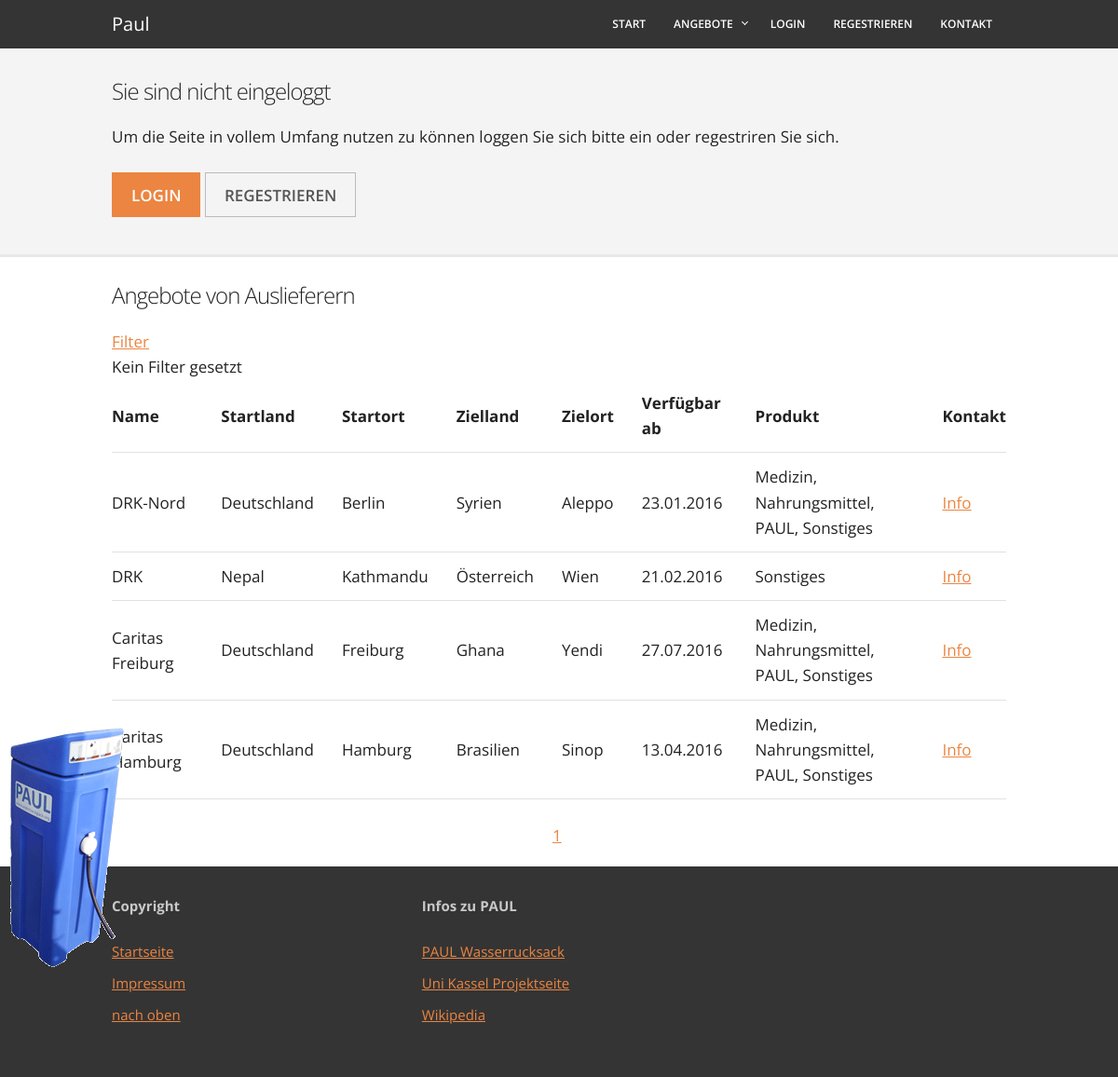
Screenshot of /showOffer/deliverAngebotAuflisten.php with the database file from the repository.
### tables this page shows
CREATE TABLE `deliverer_offer` (
  `ID` int(11) NOT NULL,
  `offerer` char(50) NOT NULL,
  `eMail` char(50) NOT NULL,
  `startCountry` int(11) NOT NULL,
  `startVillage` char(50) NOT NULL,
  `destinationCountry` int(11) NOT NULL,
  `destinationVillage` char(50) NOT NULL,
  `startDate` date NOT NULL,
  `endDate` date NOT NULL,
  `responsibleAcc` int(11) NOT NULL,
  `textField` varchar(3500) DEFAULT NULL
);

CREATE TABLE `countries` (
  `ID` int(11) NOT NULL,
  `abbreviation` char(6) NOT NULL,
  `countryName` char(20) NOT NULL
);

### showOffer/filterDelivererlistFunction.php (called while the page is built, shortened)
<?php
$sqlStatement = "SELECT do.id, do.offerer, c1.countryName as startCountry, do.startVillage, c2.countryName as destCountry, do.destinationVillage, do.startDate, prod.pr "
                          . "FROM "
                          . "(SELECT p.productname as pr, d.ID "
                          . "FROM productsdelivererjoin pdj "
                          . "join products p on pdj.ID_product = p.ID "
                          . "join deliverer_offer d on pdj.ID_delivererOffer = d.ID) prod, deliverer_offer do "
                          . "join countries c1 on do.startCountry = c1.id "
                          . "join countries c2 on do.destinationCountry = c2.ID "
                          . "WHERE prod.ID = do.ID "
                          . "AND endDate >= Curdate() ";
function filterNone(){
    global $sqlStatement;
    return $sqlStatement;
}
function setLimit($startAt, $rowPerPage){
    return " ORDER BY do.ID LIMIT $startAt, $rowPerPage";
}

### includes/functions.php (the view, shortened to what this page needs)
<?php
function reformDatetoNormal($date) {
    return (new DateTime($date))->format('d.m.Y');
}
function getDBEntryCount($table) {
    global $db;
    $statement = "Select count(*) cnt FROM ($table) test ";
    foreach ($db->query($statement) as $row)
        return $row['cnt'];
}
?>

### includes/functions.php (the view, shortened to what this page needs)
<?php
function reformDatetoNormal($date) {
    return (new DateTime($date))->format('d.m.Y');
}
function getDBEntryCount($table) {
    global $db;
    $statement = "Select count(*) cnt FROM ($table) test ";
    foreach ($db->query($statement) as $row)
        return $row['cnt'];
}
?>

### showOffer/deliverAngebotAuflisten.php (shortened to what this page needs)
<?php
$root = $_SERVER['DOCUMENT_ROOT'];
include_once ($root . "/helping_supplies/template/head.php");
include_once ($root . "/helping_supplies/template/header.php");
include './filterDelivererlistFunction.php';
include '../includes/dbConnectPDO.php';
$rowsPerPage = 10;
$startAt = 0;
?>
<div class="container">
    <h3>Angebote von Auslieferern</h3>
    <div class="row">
        <a href="#hide1" class="hide" id="hide1">Filter</a>
    </div>
<?php
include './filterPreparation.php';
?>
    <table style="width: 100%">
        <tr>
            <th>Name</th>
            <th>Startland</th>
            <th>Startort</th>
            <th>Zielland</th>
            <th>Zielort</th>
            <th>Verfügbar ab</th>
            <th>Produkt</th>
            <th>Kontakt</th>
        </tr>
<?php
foreach ($test = $db->query($statement2) as $row2){
    foreach ($iter = $db->query($statement) as $row)
 {
        $id = htmlspecialchars($row['id']);
        echo "<tr>\n";
        echo "<td>" . htmlspecialchars($row['offerer']) . "</td>\n";
        echo "<td>" . htmlspecialchars($row['startCountry']) . "</td>\n";
        echo "<td>" . htmlspecialchars($row['startVillage']) . "</td>\n";
        echo "<td>" . htmlspecialchars($row['destCountry']) . "</td>\n";
        echo "<td>" . htmlspecialchars($row['destinationVillage']) . "</td>\n";
        echo "<td>" . reformDatetoNormal(htmlspecialchars($row['startDate'])) . "</td>\n";
        echo "<td>";
        do {
            echo htmlspecialchars($row2['pr']);
            $row2 = $test->fetch();
            if ($row2['id'] == $id) {
                echo ", ";
            } else {
                break;
            }
        } while (true);
        echo "</td>\n";
        echo "<td>" . "<a href=\"/helping_supplies/showOffer/showOffer.php?id=$id&typ=deliver\">Info</a></td>\n";
        echo "</tr>";
    }
}
?>
    </table>
    <div class="centering">
        <?php
        global $input1, $input2;
        $pages = ceil($entries / $rowsPerPage);
        for ($i = 1; $i <= $pages; $i++) {
            if (!isset($_POST["filter"])){
                echo "<a href=\"deliverAngebotAuflisten.php?page=$i\">$i</a>&nbsp;";
            }
            else {
                $filter = $_POST["filter"];
                echo "<a href=\"deliverAngebotAuflisten.php?page=$i&filter=$filter&in1=$input1&in2=$input2\">$i</a>&nbsp;";
            }
        }
        ?>
    </div>
</div>
        <?php
        include_once ($root . "/helping_supplies/template/footer.php");
        ?>

### css/skeleton.css (style rules this page uses)
.container { position: relative; width: 100%; max-width: 960px; margin: 0 auto; padding: 0 20px; box-sizing: border-box; }
@media (min-width: 400px) { .container { width: 85%; padding: 0; } }
@media (min-width: 550px) { .container { width: 80%; } }
html { font-size: 62.5%; }
body { font-size: 1.7em; line-height: 1.6; font-weight: 400; font-family: 'Open Sans', "HelveticaNeue", "Helvetica Neue", Helvetica, Arial, sans-serif; color: #222; }
h1, h2, h3, h4, h5, h6 { margin-top: 0; margin-bottom: 2rem; font-weight: 300; }
h3 { font-size: 2.4rem; line-height: 1.3; letter-spacing: -.1rem; }
a { color: #eb8541; }
th, td { padding: 12px 15px; text-align: left; border-bottom: 1px solid #E1E1E1; }
th:first-child, td:first-child { padding-left: 0; }
th:last-child, td:last-child { padding-right: 0; }
pre, blockquote, dl, figure, table, p, ul, ol, form { margin-bottom: 2.5rem; }
.container:after, .row:after, .u-cf { content: ""; display: table; clear: both; }

### css/style.css (style rules this page uses)
.centering { text-align: center; }

### rows the page displays
deliverer_offer: offerer "DRK-Nord", startCountry.countryName "Deutschland", startVillage "Berlin", destinationCountry.countryName "Syrien", destinationVillage "Aleppo", startDate "23.01.2016", pr "Medizin", pr "Nahrungsmittel", pr "PAUL", pr "Sonstiges"
deliverer_offer: offerer "DRK", startCountry.countryName "Nepal", startVillage "Kathmandu", destinationCountry.countryName "Österreich", destinationVillage "Wien", startDate "21.02.2016", pr "Sonstiges"
deliverer_offer: offerer "Caritas Freiburg", startCountry.countryName "Deutschland", startVillage "Freiburg", destinationCountry.countryName "Ghana", destinationVillage "Yendi", startDate "27.07.2016", pr "Medizin", pr "Nahrungsmittel", pr "PAUL", pr "Sonstiges"
deliverer_offer: offerer "Caritas Hamburg", startCountry.countryName "Deutschland", startVillage "Hamburg", destinationCountry.countryName "Brasilien", destinationVillage "Sinop", startDate "13.04.2016", pr "Medizin", pr "Nahrungsmittel", pr "PAUL", pr "Sonstiges"
